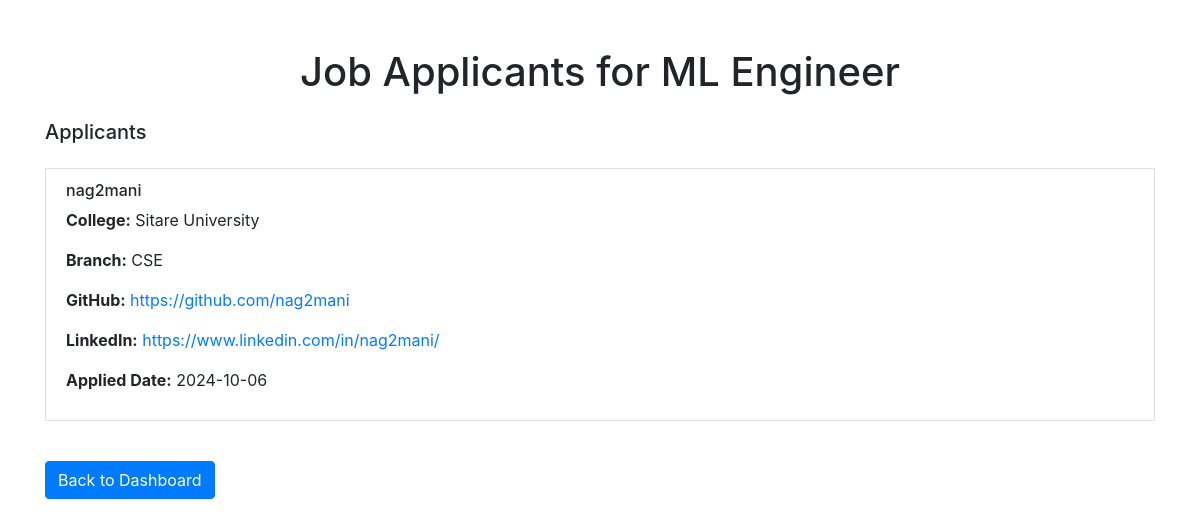
Before: /job_applicants/1/ (signed in) with the older database file.
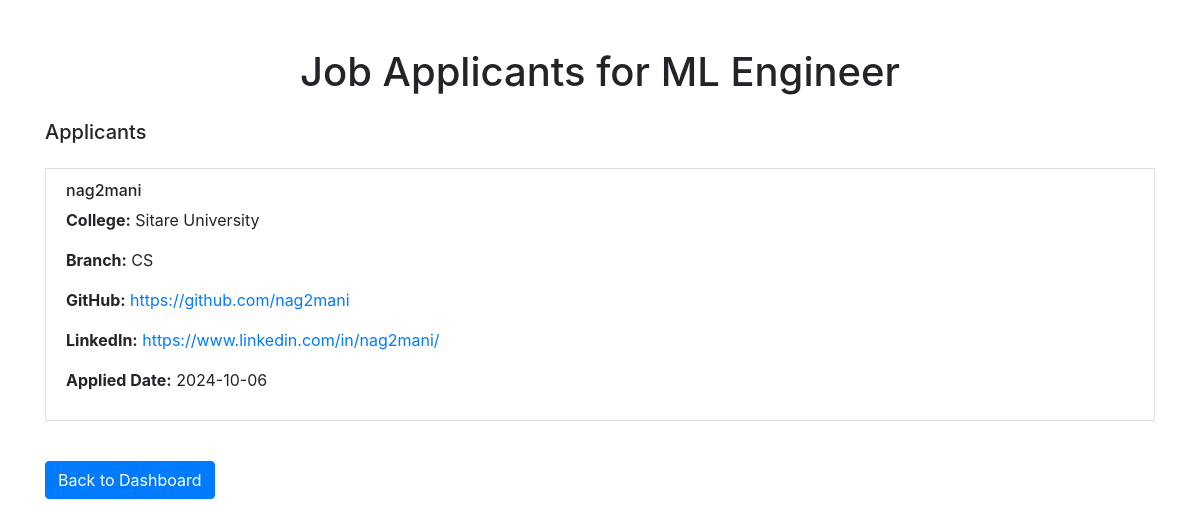
After: the same page with the newer database file.
### home/models.py (models this page shows, shortened)
class Student(models.Model):
    user = models.OneToOneField(User, on_delete=models.CASCADE)  # Connect with the User model
    college = models.CharField(max_length=255)
    branch = models.CharField(max_length=255)
    github = models.URLField(blank=True, null=True)
    linkedin = models.URLField(blank=True, null=True)

### home/views.py (the view)
# urls.py: path('job_applicants/<int:job_id>/', job_applicants, name='job_applicants'),
@login_required(login_url="/login/")
def job_applicants(request, job_id):
    job = get_object_or_404(Job, id=job_id, company=request.user.company)
    applicants = []
    for student_id, application_details in job.student_applied.items():
        student = get_object_or_404(Student, id=student_id)
        applicants.append({
            'student': student,
            'application_details': application_details
        })
    return render(request, 'job_applicants.html', {'job': job, 'applicants': applicants})

### home/templates/job_applicants.html (shortened to what this page needs)
<!DOCTYPE html>
<html lang="en">
<head>
    <link href="https://stackpath.bootstrapcdn.com/bootstrap/4.5.2/css/bootstrap.min.css" rel="stylesheet">
</head>
<body>
    <div class="container mt-5">
        <h1 class="text-center">Job Applicants for {{ job.title }}</h1>
        <div class="mt-4">
            <h5>Applicants</h5>
            <ul class="list-group">
                {% for applicant in applicants %}
                <div class="my-3">
                    <li class="list-group-item">
                        <h6>{{ applicant.student.user.username }}</h6>
                        <p><strong>College:</strong> {{ applicant.student.college }}</p>
                        <p><strong>Branch:</strong> {{ applicant.student.branch }}</p>
                        <p><strong>GitHub:</strong> <a href="{{ applicant.student.github }}" target="_blank">{{ applicant.student.github }}</a></p>
                        <p><strong>LinkedIn:</strong> <a href="{{ applicant.student.linkedin }}" target="_blank">{{ applicant.student.linkedin }}</a></p>
                        <p><strong>Applied Date:</strong> {{ applicant.application_details.applied_date }}</p>
                    </li>
                </div>
                {% empty %}
                <li class="list-group-item">No applicants yet.</li>
                {% endfor %}
            </ul>
        </div>
        <div class="mt-4">
            <a href="{% url 'company' %}" class="btn btn-primary">Back to Dashboard</a>
        </div>
    </div>
</body>
</html>

Changed rows visible on the page:
changed Student "Sitare University": student.branch "CSE" → "CS"
